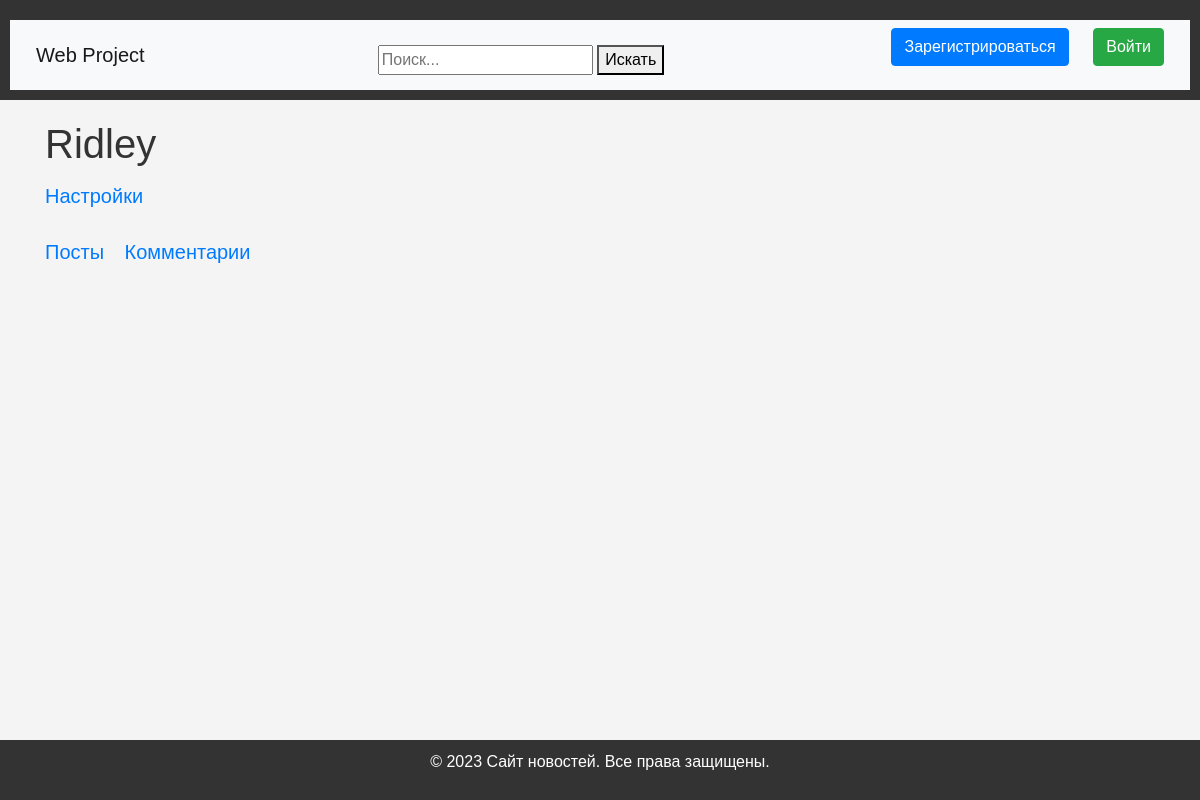
The app's page /user_profile/1/comments, older data.
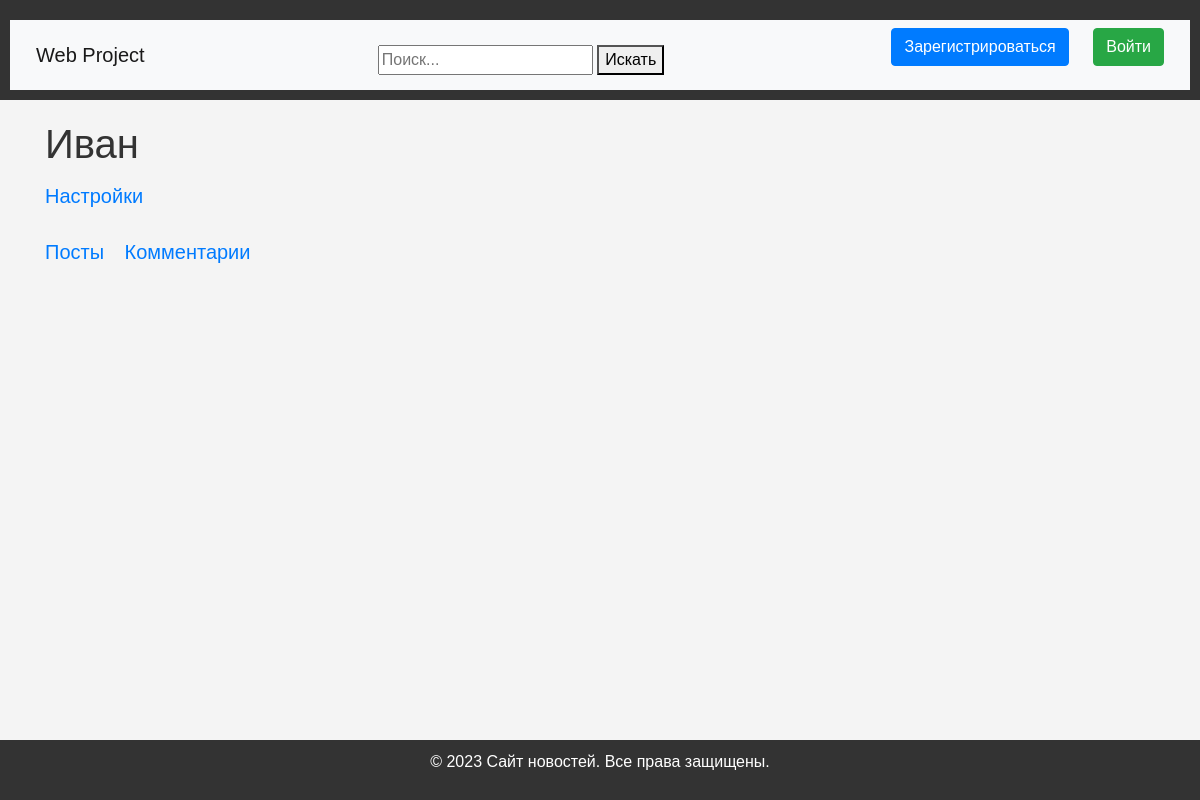
The same page, newer data.
### data/users.py (models this page shows, shortened)
class User(SqlAlchemyBase, UserMixin):
    __tablename__ = 'users'
    id = sqlalchemy.Column(sqlalchemy.Integer,
                           primary_key=True, autoincrement=True)
    name = sqlalchemy.Column(sqlalchemy.String, nullable=True)
    about = sqlalchemy.Column(sqlalchemy.String, nullable=True)
    email = sqlalchemy.Column(sqlalchemy.String,
                              index=True, unique=True, nullable=True)
    hashed_password = sqlalchemy.Column(sqlalchemy.String, nullable=True)
    created_date = sqlalchemy.Column(sqlalchemy.DateTime,
                                     default=datetime.datetime.now)

### main.py (the view)
@app.route('/user_profile/<int:id>/comments')
def user_profile_comments(id):
    db_sess = db_session.create_session()
    user = db_sess.query(User).get(id)
    comments = db_sess.query(Comment).filter(Comment.user_id == id).all()
    return render_template('user_comments.html', user=user, comments=comments)

### data/db_session.py (called while the page is built)
def create_session() -> Session:
    global __factory
    return __factory()

### templates/user_comments.html (shortened to what this page needs)
{% extends "base.html" %}
{% block content %}
<div class="user-head">
    <h1>{{ user.name }}</h1>
    <a class="navbar-brand" href="/settings">Настройки</a>
</div>
<div class="subsite-tabs">
    <a class="navbar-brand" href="/user_profile/{{ user.id }}">Посты</a>
    <a class="navbar-brand" href="/user_profile/{{ user.id }}/comments">Комментарии</a>
</div>
{% endblock %}

Row changes from the older to the newer data that the page shows:
changed User: name "Ridley" → "Иван"
